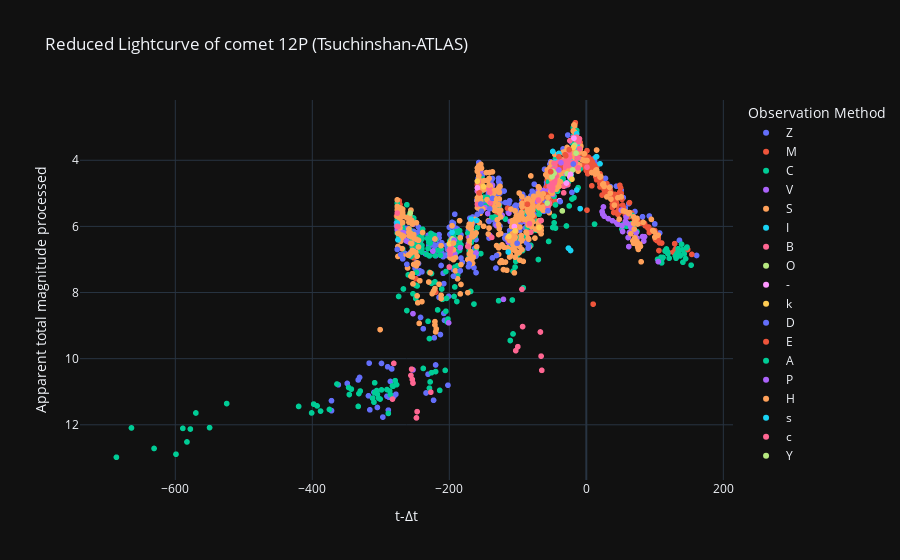

Notebook cell for this chart:
### Code cell
# Curva de luz reducida
labels = {'delta_t':'t-Δt','magnitud_reducida':'Apparent total magnitude processed', 'obs_method_key' : 'Observation Method'}
fig = px.scatter(curva_de_luz_procesada_df, x='delta_t', y='magnitud_reducida', color='obs_method_key', template= 'plotly_dark', labels= labels, title=f'Reduced Lightcurve of comet {nombre_cometa} (Tsuchinshan-ATLAS)')
fig.update_yaxes(autorange="reversed")
fig.show()

### Figure 1 — Plotly figure (JSON) as saved in the notebook; plotly's stock layout.template omitted (floating-point values rounded to 4 significant figures; data arrays with more than 128 entries replaced by an {"elided": "..."} marker saying what was removed)
{"data": [{"hovertemplate": "Observation Method=Z<br>t-Δt=%{x}<br>Apparent total magnitude processed=%{y}<extra></extra>", "legendgroup": "Z", "marker": {"color": "#636efa", "symbol": "circle"}, "mode": "markers", "name": "Z", "showlegend": true, "type": "scattergl", "x": {"elided": "430 int values"}, "xaxis": "x", "y": {"elided": "430 float values"}, "yaxis": "y"}, {"hovertemplate": "Observation Method=M<br>t-Δt=%{x}<br>Apparent total magnitude processed=%{y}<extra></extra>", "legendgroup": "M", "marker": {"color": "#EF553B", "symbol": "circle"}, "mode": "markers", "name": "M", "showlegend": true, "type": "scattergl", "x": {"elided": "388 int values"}, "xaxis": "x", "y": {"elided": "388 float values"}, "yaxis": "y"}, {"hovertemplate": "Observation Method=C<br>t-Δt=%{x}<br>Apparent total magnitude processed=%{y}<extra></extra>", "legendgroup": "C", "marker": {"color": "#00cc96", "symbol": "circle"}, "mode": "markers", "name": "C", "showlegend": true, "type": "scattergl", "x": {"elided": "353 int values"}, "xaxis": "x", "y": {"elided": "353 float values"}, "yaxis": "y"}, {"hovertemplate": "Observation Method=V<br>t-Δt=%{x}<br>Apparent total magnitude processed=%{y}<extra></extra>", "legendgroup": "V", "marker": {"color": "#ab63fa", "symbol": "circle"}, "mode": "markers", "name": "V", "showlegend": true, "type": "scattergl", "x": [105, 85, 84, 82, 74, 73, 72, 71, 69, 68, 67, 65, 64, 63, 62, 61, 59, 58, 57, 53, 52, 51, 46, 44, 38, 32, 26, 25, 24, 23, -19, -21, -35, -38, -40, -43, -45, -49, -56, -63, -69, -70, -72, -80, -84, -85, -87, -88, -99, -101, -111, -113, -113, -114, -121, -123, -131, -137, -141, -141, -142, -144, -148, -153, -154, -155, -159, -159, -161, -171, -172, -184, -192, -194, -197, -199, -200, -201, -224, -253, -253, -253, -262, -266, -267, -268, -271, -274, -275, -276, -276], "xaxis": "x", "y": [7.064, 6.311, 6.443, 6.308, 6.357, 6.188, 6.318, 6.149, 6.109, 6.137, 6.066, 6.025, 5.955, 6.182, 6.611, 6.338, 5.895, 5.721, 5.849, 6.155, 5.982, 5.508, 5.934, 5.883, 5.828, 5.764, 5.69, 5.411, 5.632, 5.552, 3.312, 4.172, 4.431, 4.549, 4.593, 4.708, 4.45, 5.033, 4.924, 4.914, 5.034, 4.902, 5.243, 5.604, 5.487, 5.859, 5.802, 5.871, 5.764, 5.81, 5.851, 5.601, 6.301, 6.475, 8.206, 5.66, 5.98, 4.752, 6.27, 4.77, 4.951, 5.611, 5.434, 4.64, 4.322, 4.204, 4.634, 4.934, 6.799, 6.335, 6.52, 6.641, 6.831, 6.905, 6.566, 6.64, 6.828, 8.915, 6.746, 8.639, 10.34, 5.939, 6.445, 6.303, 6.193, 6.282, 6.151, 5.719, 6.008, 6.097, 6.097], "yaxis": "y"}, {"hovertemplate": "Observation Method=S<br>t-Δt=%{x}<br>Apparent total magnitude processed=%{y}<extra></extra>", "legendgroup": "S", "marker": {"color": "#FFA15A", "symbol": "circle"}, "mode": "markers", "name": "S", "showlegend": true, "type": "scattergl", "x": {"elided": "564 int values"}, "xaxis": "x", "y": {"elided": "564 float values"}, "yaxis": "y"}, {"hovertemplate": "Observation Method=I<br>t-Δt=%{x}<br>Apparent total magnitude processed=%{y}<extra></extra>", "legendgroup": "I", "marker": {"color": "#19d3f3", "symbol": "circle"}, "mode": "markers", "name": "I", "showlegend": true, "type": "scattergl", "x": [20, 15, 14, -9, -12, -13, -14, -14, -14, -21, -23, -23, -25, -26, -26, -27, -30, -31, -38, -40, -42, -45, -46, -47, -47, -114, -160, -168, -196, -200, -200, -275, -276], "xaxis": "x", "y": [4.107, 3.89, 3.903, 5.463, 3.927, 3.513, 3.199, 3.599, 4.899, 4.072, 4.028, 6.728, 3.682, 6.659, 6.659, 3.838, 3.863, 4.037, 4.149, 3.793, 4.037, 4.05, 4.222, 4.092, 4.092, 6.775, 5.816, 5.782, 6.178, 6.828, 6.728, 6.408, 5.897], "yaxis": "y"}, {"hovertemplate": "Observation Method=B<br>t-Δt=%{x}<br>Apparent total magnitude processed=%{y}<extra></extra>", "legendgroup": "B", "marker": {"color": "#FF6692", "symbol": "circle"}, "mode": "markers", "name": "B", "showlegend": true, "type": "scattergl", "x": [1, -10, -10, -11, -12, -12, -13, -14, -15, -16, -16, -19, -19, -21, -21, -21, -23, -24, -24, -24, -25, -26, -27, -27, -27, -28, -28, -30, -31, -32, -33, -33, -33, -34, -34, -35, -41, -42, -44, -44, -44, -45, -46, -46, -46, -47, -47, -48, -49, -49, -50, -50, -50, -54, -54, -55, -56, -66, -70, -81, -83, -84, -138, -140, -141, -142, -158, -158, -159, -173, -198, -199, -199, -199, -200, -200, -200, -275, -275, -276, -276], "xaxis": "x", "y": [4.208, 3.652, 3.352, 3.441, 3.927, 4.227, 3.913, 3.299, 3.784, 3.365, 4.065, 3.312, 3.312, 4.172, 4.172, 4.072, 4.128, 3.408, 3.908, 4.108, 3.782, 4.159, 4.738, 4.138, 3.838, 4.712, 4.012, 4.163, 4.037, 4.211, 4.984, 4.784, 4.084, 4.657, 4.157, 4.031, 4.067, 4.137, 4.279, 4.479, 4.479, 4.35, 4.622, 4.422, 4.622, 4.692, 4.092, 4.264, 4.833, 4.333, 4.303, 4.703, 4.903, 4.785, 5.285, 5.354, 5.424, 5.823, 5.202, 6.175, 5.917, 6.187, 6.332, 5.291, 4.97, 4.851, 4.951, 4.651, 5.334, 6.604, 6.653, 6.84, 6.74, 6.74, 7.228, 7.228, 6.728, 6.008, 6.008, 5.597, 5.997], "yaxis": "y"}, {"hovertemplate": "Observation Method=O<br>t-Δt=%{x}<br>Apparent total magnitude processed=%{y}<extra></extra>", "legendgroup": "O", "marker": {"color": "#B6E880", "symbol": "circle"}, "mode": "markers", "name": "O", "showlegend": true, "type": "scattergl", "x": [-15, -17, -20, -28, -34, -35, -36, -47, -49, -50, -57, -195], "xaxis": "x", "y": [3.784, 3.55, 4.292, 4.412, 4.557, 5.531, 4.605, 4.392, 4.333, 4.503, 5.294, 6.392], "yaxis": "y"}, {"hovertemplate": "Observation Method=-<br>t-Δt=%{x}<br>Apparent total magnitude processed=%{y}<extra></extra>", "legendgroup": "-", "marker": {"color": "#FF97FF", "symbol": "circle"}, "mode": "markers", "name": "-", "showlegend": true, "type": "scattergl", "x": [-18, -23, -24, -29, -39, -105, -159], "xaxis": "x", "y": [3.332, 4.428, 4.508, 4.687, 5.222, 6.005, 4.834], "yaxis": "y"}, {"hovertemplate": "Observation Method=k<br>t-Δt=%{x}<br>Apparent total magnitude processed=%{y}<extra></extra>", "legendgroup": "k", "marker": {"color": "#FECB52", "symbol": "circle"}, "mode": "markers", "name": "k", "showlegend": true, "type": "scattergl", "x": [-19, -21, -69, -104, -113, -150, -159, -200], "xaxis": "x", "y": [3.612, 4.572, 6.034, 6.131, 6.301, 4.796, 4.634, 6.528], "yaxis": "y"}, {"hovertemplate": "Observation Method=D<br>t-Δt=%{x}<br>Apparent total magnitude processed=%{y}<extra></extra>", "legendgroup": "D", "marker": {"color": "#636efa", "symbol": "circle"}, "mode": "markers", "name": "D", "showlegend": true, "type": "scattergl", "x": [-19, -21, -38, -56, -84, -85, -87, -101, -131, -137, -141, -142, -153, -154, -159, -161, -171, -172, -184, -194, -262, -268, -271, -276], "xaxis": "x", "y": [4.112, 4.972, 5.249, 5.524, 6.587, 6.659, 6.502, 6.51, 6.88, 5.152, 5.47, 5.851, 5.54, 5.322, 5.634, 7.399, 7.135, 7.22, 7.341, 7.505, 7.145, 6.982, 6.851, 6.697], "yaxis": "y"}, {"hovertemplate": "Observation Method=E<br>t-Δt=%{x}<br>Apparent total magnitude processed=%{y}<extra></extra>", "legendgroup": "E", "marker": {"color": "#EF553B", "symbol": "circle"}, "mode": "markers", "name": "E", "showlegend": true, "type": "scattergl", "x": [-25, -30, -31, -38, -38, -40, -52, -59, -86, -156], "xaxis": "x", "y": [3.682, 3.863, 3.837, 4.249, 4.149, 3.893, 4.345, 5.034, 5.33, 4.987], "yaxis": "y"}, {"hovertemplate": "Observation Method=A<br>t-Δt=%{x}<br>Apparent total magnitude processed=%{y}<extra></extra>", "legendgroup": "A", "marker": {"color": "#00cc96", "symbol": "circle"}, "mode": "markers", "name": "A", "showlegend": true, "type": "scattergl", "x": [-34], "xaxis": "x", "y": [4.557], "yaxis": "y"}, {"hovertemplate": "Observation Method=P<br>t-Δt=%{x}<br>Apparent total magnitude processed=%{y}<extra></extra>", "legendgroup": "P", "marker": {"color": "#ab63fa", "symbol": "circle"}, "mode": "markers", "name": "P", "showlegend": true, "type": "scattergl", "x": [-37, -40, -193], "xaxis": "x", "y": [4.076, 4.293, 6.419], "yaxis": "y"}, {"hovertemplate": "Observation Method=H<br>t-Δt=%{x}<br>Apparent total magnitude processed=%{y}<extra></extra>", "legendgroup": "H", "marker": {"color": "#FFA15A", "symbol": "circle"}, "mode": "markers", "name": "H", "showlegend": true, "type": "scattergl", "x": [-38, -40, -56, -63, -84, -85, -87, -88, -101, -131, -137, -141, -142, -153, -154, -159, -161, -171, -172, -184, -194, -262, -268, -271, -276, -276], "xaxis": "x", "y": [4.649, 4.793, 5.124, 5.014, 6.387, 6.359, 6.202, 6.171, 5.71, 5.18, 4.352, 4.37, 4.751, 4.24, 4.122, 4.234, 6.199, 5.935, 6.02, 6.341, 6.505, 5.745, 5.582, 5.451, 5.397, 5.197], "yaxis": "y"}, {"hovertemplate": "Observation Method=s<br>t-Δt=%{x}<br>Apparent total magnitude processed=%{y}<extra></extra>", "legendgroup": "s", "marker": {"color": "#19d3f3", "symbol": "circle"}, "mode": "markers", "name": "s", "showlegend": true, "type": "scattergl", "x": [-49], "xaxis": "x", "y": [3.733], "yaxis": "y"}, {"hovertemplate": "Observation Method=c<br>t-Δt=%{x}<br>Apparent total magnitude processed=%{y}<extra></extra>", "legendgroup": "c", "marker": {"color": "#FF6692", "symbol": "circle"}, "mode": "markers", "name": "c", "showlegend": true, "type": "scattergl", "x": [-65, -66, -67, -93, -94, -100, -103, -227, -247, -248, -253, -254, -255, -256, -281, -283], "xaxis": "x", "y": [10.35, 9.923, 9.193, 9.03, 7.902, 9.637, 9.758, 11.01, 11.6, 11.79, 10.74, 10.63, 10.32, 10.51, 10.14, 11.22], "yaxis": "y"}, {"hovertemplate": "Observation Method=Y<br>t-Δt=%{x}<br>Apparent total magnitude processed=%{y}<extra></extra>", "legendgroup": "Y", "marker": {"color": "#B6E880", "symbol": "circle"}, "mode": "markers", "name": "Y", "showlegend": true, "type": "scattergl", "x": [-257], "xaxis": "x", "y": [5.597], "yaxis": "y"}], "layout": {"legend": {"title": {"text": "Observation Method"}, "tracegroupgap": 0}, "title": {"text": "Reduced Lightcurve of comet 12P (Tsuchinshan-ATLAS)"}, "xaxis": {"anchor": "y", "domain": [0, 1], "title": {"text": "t-Δt"}}, "yaxis": {"anchor": "x", "autorange": "reversed", "domain": [0, 1], "title": {"text": "Apparent total magnitude processed"}}}}
